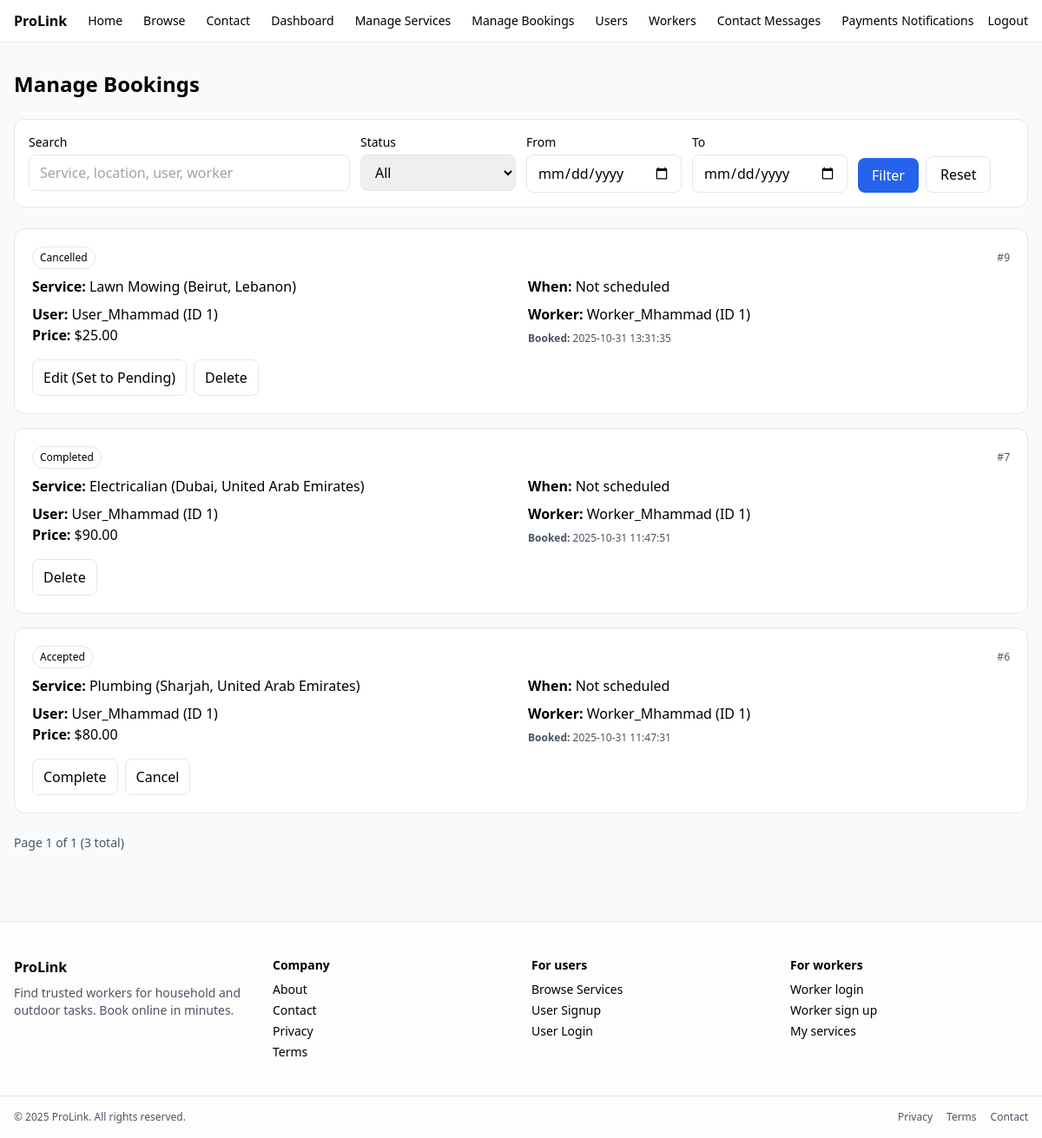
The page /admin/manage-bookings.php (signed in) on the database as committed earlier.
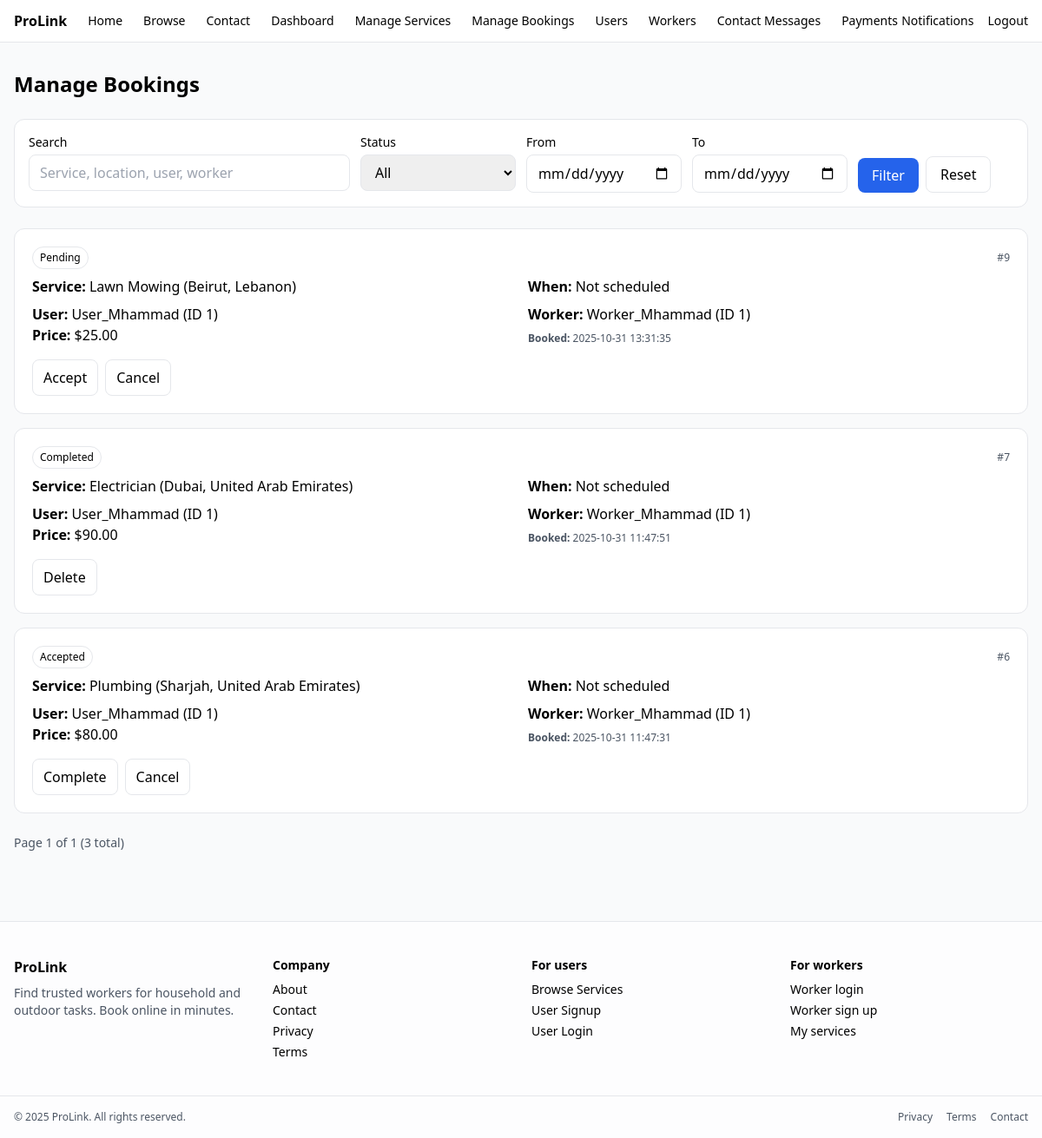
The same page on the database as committed later.
### tables this page shows
CREATE TABLE `bookings` (
  `booking_id` int(11) NOT NULL,
  `user_id` int(11) NOT NULL,
  `worker_id` int(11) NOT NULL,
  `service_id` int(11) NOT NULL,
  `status` enum('pending','accepted','completed','cancelled') DEFAULT 'pending',
  `booking_date` timestamp NOT NULL DEFAULT current_timestamp(),
  `scheduled_at` datetime DEFAULT NULL,
  `notes` text DEFAULT NULL
);

CREATE TABLE `services` (
  `service_id` int(11) NOT NULL,
  `worker_id` int(11) NOT NULL,
  `title` varchar(150) NOT NULL,
  `description` text NOT NULL,
  `category` varchar(100) NOT NULL,
  `price` decimal(10,2) NOT NULL,
  `location` varchar(150) DEFAULT NULL,
  `status` enum('active','inactive') DEFAULT 'active',
  `created_at` timestamp NOT NULL DEFAULT current_timestamp()
);

CREATE TABLE `users` (
  `user_id` int(11) NOT NULL,
  `full_name` varchar(100) NOT NULL,
  `email` varchar(100) NOT NULL,
  `password` varchar(255) NOT NULL,
  `phone` varchar(20) DEFAULT NULL,
  `address` varchar(255) DEFAULT NULL,
  `profile_image` varchar(255) DEFAULT NULL,
  `created_at` timestamp NOT NULL DEFAULT current_timestamp()
);

CREATE TABLE `workers` (
  `worker_id` int(11) NOT NULL,
  `full_name` varchar(100) NOT NULL,
  `email` varchar(100) NOT NULL,
  `password` varchar(255) NOT NULL,
  `phone` varchar(20) DEFAULT NULL,
  `skill_category` varchar(100) DEFAULT NULL,
  `hourly_rate` decimal(10,2) DEFAULT NULL,
  `bio` text DEFAULT NULL,
  `rating` float DEFAULT 0,
  `created_at` timestamp NOT NULL DEFAULT current_timestamp(),
  `status` enum('active','inactive') DEFAULT 'active',
  `profile_image` varchar(255) DEFAULT NULL
);

### admin/manage-bookings.php (the view, shortened to what the changed rows need)
<?php
function h($s){ return htmlspecialchars($s ?? '', ENT_QUOTES, 'UTF-8'); }
function format_when($dt) {
  if (!$dt || $dt === '0000-00-00 00:00:00') return 'Not scheduled';
  $ts = strtotime($dt);
  return date('Y-m-d H:i', $ts);
}
$csrf = $_SESSION['csrf_token'];
$page    = isset($_GET['page']) ? max(1, (int)$_GET['page']) : 1;
$perPage = 15;
$offset  = ($page - 1) * $perPage;
$where = [];
$params = [];
$types  = '';
$whereSql = count($where) ? ('WHERE '.implode(' AND ', $where)) : '';
$sql = "SELECT
          b.booking_id, b.status, b.scheduled_at, b.notes, b.booking_date,
          s.title AS service_title, s.location, s.price,
          u.user_id, u.full_name AS user_name,
          w.worker_id, w.full_name AS worker_name
        FROM bookings b
        JOIN services s ON s.service_id = b.service_id
        JOIN users u ON u.user_id = b.user_id
        JOIN workers w ON w.worker_id = b.worker_id
        $whereSql
        ORDER BY b.booking_id DESC
        LIMIT ? OFFSET ?";
$st = $conn->prepare($sql);
if ($types === '') {
  $st->bind_param('ii', $perPage, $offset);
} else {
  $types2 = $types . 'ii';
  $params2 = array_merge($params, [$perPage, $offset]);
  $st->bind_param($types2, ...$params2);
}
$st->execute();
$res = $st->get_result();
$rows = [];
while ($x = $res->fetch_assoc()) { $rows[] = $x; }
?>
<!DOCTYPE html>
<html lang="en">
<head>
  <script src="https://cdn.tailwindcss.com"></script>
</head>
<body class="bg-gray-50 min-h-screen">
  <div class="max-w-7xl mx-auto px-4 py-8">
    <h1 class="text-2xl font-bold mb-6">Manage Bookings</h1>
    <?php if (empty($rows)): ?>
      <div class="bg-white border rounded-xl p-6 text-gray-600">No bookings found.</div>
    <?php else: ?>
      <div class="space-y-4">
        <?php foreach ($rows as $b): ?>
          <div class="bg-white rounded-xl border p-5">
            <div class="flex items-center justify-between mb-2">
              <span class="text-xs px-2 py-1 rounded-full border"><?= h(ucfirst($b['status'])) ?></span>
              <span class="text-xs text-gray-600">#<?= (int)$b['booking_id'] ?></span>
            </div>
            <div class="grid grid-cols-1 md:grid-cols-2 gap-4">
              <div>
                <div><strong>Service:</strong> <?= h($b['service_title']) ?> (<?= h($b['location']) ?>)</div>
                <div class="mt-2"><strong>User:</strong> <?= h($b['user_name']) ?> (ID <?= (int)$b['user_id'] ?>)</div>
                <div><strong>Price:</strong> $<?= number_format((float)$b['price'], 2) ?></div>
              </div>
              <div>
                <div><strong>When:</strong> <?= h(format_when($b['scheduled_at'])) ?></div>
                <div class="mt-2"><strong>Worker:</strong> <?= h($b['worker_name']) ?> (ID <?= (int)$b['worker_id'] ?>)</div>
                <div class="mt-2 text-xs text-gray-600"><strong>Booked:</strong> <?= h($b['booking_date']) ?></div>
              </div>
            </div>
            <div class="mt-4 flex flex-wrap gap-2">
              <?php if ($b['status'] === 'pending'): ?>
                <form method="post">
                  <button class="px-3 py-2 rounded-lg border bg-white hover:bg-gray-50" type="submit">Accept</button>
                </form>
                <form method="post">
                  <button class="px-3 py-2 rounded-lg border bg-white hover:bg-gray-50" type="submit">Cancel</button>
                </form>
              <?php elseif ($b['status'] === 'accepted'): ?>
                <form method="post">
                  <input type="hidden" name="csrf_token" value="<?= h($csrf) ?>">
                  <input type="hidden" name="action" value="update">
                  <input type="hidden" name="to" value="completed">
                  <input type="hidden" name="booking_id" value="<?= (int)$b['booking_id'] ?>">
                  <button class="px-3 py-2 rounded-lg border bg-white hover:bg-gray-50" type="submit">Complete</button>
                </form>
                <form method="post">
                  <input type="hidden" name="csrf_token" value="<?= h($csrf) ?>">
                  <input type="hidden" name="action" value="update">
                  <input type="hidden" name="to" value="cancelled">
                  <input type="hidden" name="booking_id" value="<?= (int)$b['booking_id'] ?>">
                  <button class="px-3 py-2 rounded-lg border bg-white hover:bg-gray-50" type="submit">Cancel</button>
                </form>
              <?php elseif ($b['status'] === 'cancelled'): ?>
                <form method="post">
                  <button class="px-3 py-2 rounded-lg border bg-white hover:bg-gray-50" type="submit">Edit (Set to Pending)</button>
                </form>
                <form method="post" onsubmit="return confirm('Delete this booking?')">
                  <button class="px-3 py-2 rounded-lg border bg-white hover:bg-gray-50" type="submit">Delete</button>
                </form>
              <?php else:  ?>
                <form method="post" onsubmit="return confirm('Delete this booking?')">
                  <button class="px-3 py-2 rounded-lg border bg-white hover:bg-gray-50" type="submit">Delete</button>
                </form>
              <?php endif; ?>
            </div>
          </div>
        <?php endforeach; ?>
      </div>
    <?php endif; ?>
  </div>
</body>
</html>

Rows that differ between the two databases and show on the page:
changed bookings "Lawn Mowing": status "Cancelled" → "Pending"; status "Edit (Set to Pending) Delete" → "Accept Cancel"
changed through a linked row, bookings "Completed": service.title "Electricalian" → "Electrician"
